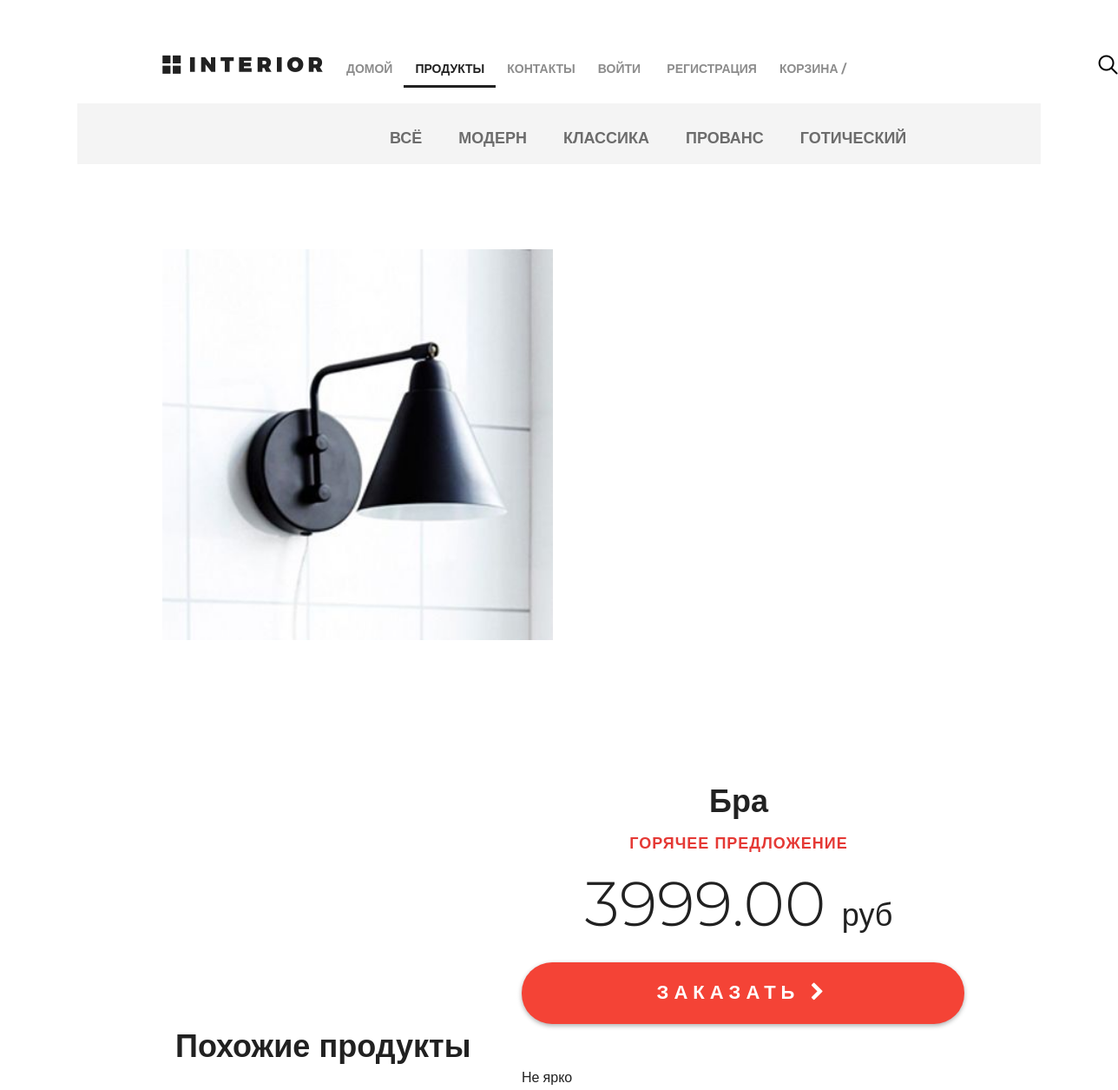
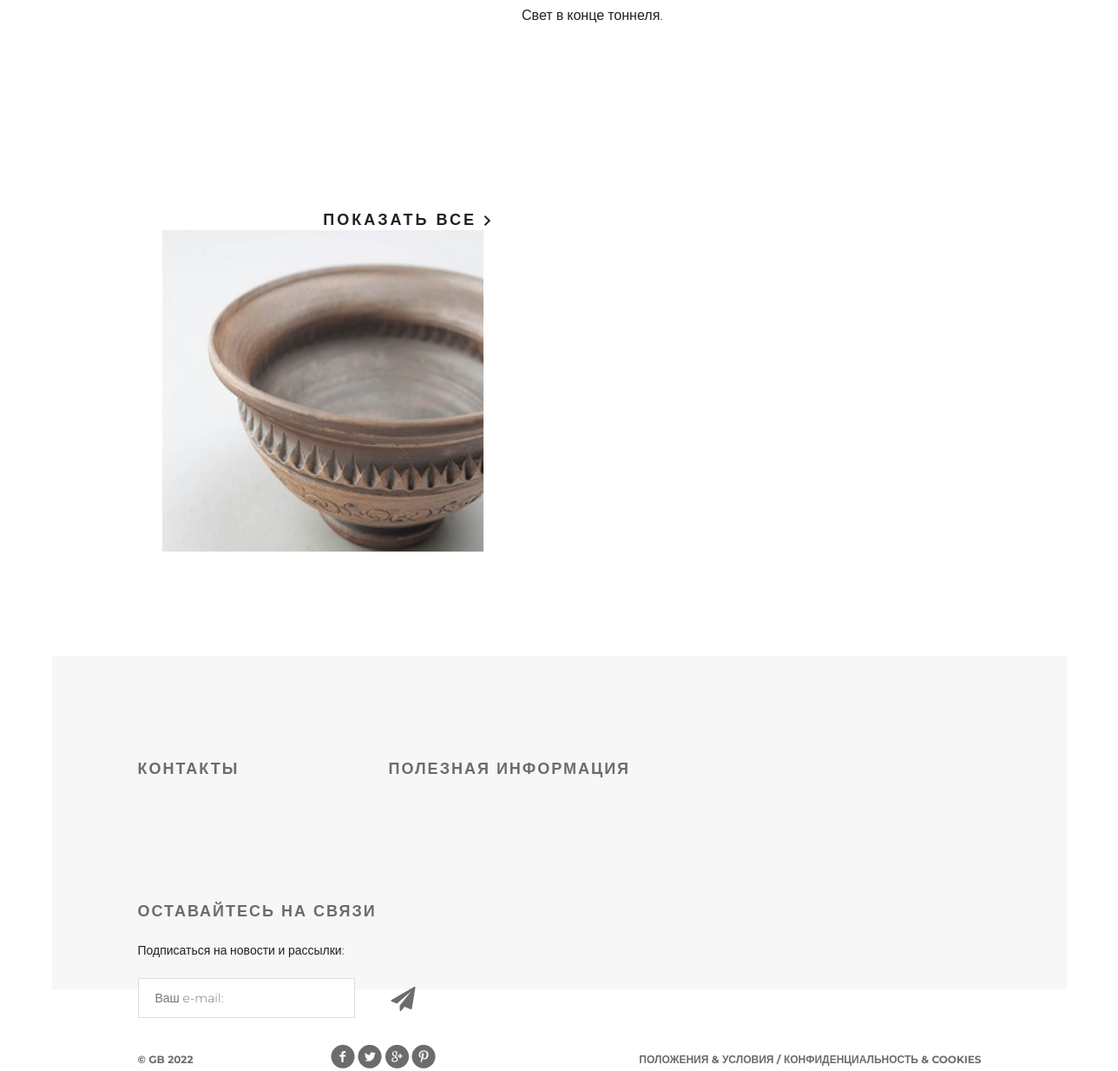
Screenshot of /products/ with the database file from the repository (2 pictures, top to bottom).
### mainapp/models.py (models this page shows)
class ProductCategory(models.Model):
    name = models.CharField(verbose_name='имя', max_length=64, unique=True, blank=True)
    description = models.TextField(verbose_name='описание', blank=True, max_length=128)
    is_active = models.BooleanField(verbose_name='активна', db_index=True, default=True)
    def __str__(self):
        return self.name

class Product(models.Model):
    name = models.CharField(verbose_name='имя', max_length=128, unique=True)
    description = models.TextField(verbose_name='описание', blank=True)
    category = models.ForeignKey(ProductCategory, on_delete=models.SET_NULL, null=True, blank=True)
    short_description = models.CharField(verbose_name='короткое описание', max_length=64)
    price = models.DecimalField(verbose_name='цена', max_digits=8, decimal_places=2, default=0)
    price_with_discount = models.DecimalField(verbose_name='цена со скидкой', max_digits=8, decimal_places=2, default=0)
    quantity = models.PositiveIntegerField(verbose_name='количество на складе', default=0)
    image = models.ImageField(upload_to='products_images', blank=True)
    is_active = models.BooleanField(verbose_name='активна', db_index=True, default=True)
    def __str__(self):
        return self.name

### mainapp/views.py (the view)
# urls.py: path('products/', include('mainapp.urls', namespace='products')),
@cache_page(3600)
def products(request, pk=None, page=1):
    if not pk:
        if pk == 0:
            selected_category_id = 0
            selected_category = 0
            selected_category_dict = {"name": 'Всё', "href": reverse('products:category', args=[0])}
        else:
            selected_category = None
            selected_category_id = 0
            selected_category_dict = None
    else:
        selected_category = get_object_or_404(ProductCategory, id=pk)
        selected_category_id = selected_category.id
        selected_category_dict = {"name": selected_category.name,
                                  "href": reverse('products:category', args=[selected_category.id])}
    if selected_category:
        products = Product.objects.filter(category=selected_category)
    else:
        products = Product.objects.all()
    image = [
        {'img': 'img/controll.jpg'},
        {'img': 'img/controll1.jpg'},
        {'img': 'img/controll2.jpg'},
    ]
    categories = ProductCategory.objects.all().filter(is_active=True)
    hot_product = get_hot_product()
    same_products = get_same_products(hot_product)
    paginator = Paginator(products, 2)
    try:
        products_paginator = paginator.page(page)
    except PageNotAnInteger:
        products_paginator = paginator.page(1)
    except EmptyPage:
        products_paginator = paginator.page(paginator.num_pages)
    context = {
        'menu_links': MENU_LINKS,
        'title': 'каталог',
        'class_name': 'hero-white',
        'products': products,
        'products_same': Product.objects.all()[:3],
        'products_paginator': products_paginator,
        'image': image,
        'selected_category': selected_category_dict,
        'categories': categories,
        'hot_product': hot_product,
        'same_products': same_products,
        'category_id': selected_category_id,
    }
    if pk is None:
        return render(request, 'mainapp/products_index.html', context)
    return render(request, 'mainapp/products.html', context)

### mainapp/context_processors.py (called while the page is built)
def cart(request):
    print(f'context processor cart works')
    cart = []
    if request.user.is_authenticated:
        cart = Cart.objects.filter(user=request.user).select_related()
    return {
        'cart': cart,
        'cart_items': cart,
        }

### mainapp/views.py (called while the page is built)
def get_products():
    if settings.LOW_CACHE:
        key = 'products'
        products = cache.get(key)
        if products is None:
            products = Product.objects.filter(is_active=True, category__is_active=True).select_related('category')
            cache.set(key, products)
        return products
    else:
        return Product.objects.filter(is_active=True, category__is_active=True).select_related('category')

def get_hot_product():
    products = get_products()
    return random.sample(list(products), 1)[0]

def get_same_products(hot_product):
    same_products = Product.objects.filter(category=hot_product.category).exclude(pk=hot_product.pk)[:3]
    return same_products

### mainapp/templates/mainapp/products_index.html (shortened to what this page needs)
{% extends 'mainapp/base.html' %}
{% load static %}
{% block 'content' %}
		<div class="details">
			<div class="links clearfix">
				<ul class="links-menu">
					<li><a href="{% url 'products:category' 0 %}"
						   class="{% if selected_category.name == 'Всё' %} active {% endif %}">всё</a></li>
					{% for category in categories %}
					<li><a href="{% url 'products:category' category.id %}">{{ category }}</a></li>
					{% endfor %}
				</ul>
			</div>
			<div class="details-products">
				<div class="details-slider">
					<div class="slider-product">
						<img src="/media/{{ hot_product.image }}" style="width:450px;height:450px;">
					</div>
				</div>
				<div class="description">
					<h3 class="big-bold">{{hot_product}}</h3>
					<h3 class="red">горячее предложение</h3>
					<p class="price"> {{hot_product.price}} <span>руб</span></p>
					<a href="{% url 'products:product' hot_product.id %}" class="red-button">
						заказать <i class="fa fa-chevron-right" aria-hidden="true"></i>
					</a>
					<div class="description-text">
						<p>{{hot_product.short_description}}</p>
						<p>{{hot_product.description}}.</p>
					</div>
				</div>
			</div>
			<div class="related">
				<div class="title clearfix">
					<h2>Похожие продукты</h2>
					<a class="explore" href="{% url 'products:category' 0 %}">показать все
						<img src="/static/img/arrow.png" alt=""></a>
				</div>
				<div class="related-products clearfix">
					{%for product in same_products %}
					<div class="block">
					<a href="{% url 'products:product' product.id %}">
					  <img src="/media/{{ product.image }}" alt="{{ product.short_desc }}" style="width:370px;height:370px;">
					</a>
				  </div>
					{%endfor%}
				</div>
			</div>
		</div>
		<div class="clr"></div>
	</div>
{% endblock %}

### static/style.css (style rules this page uses)
* { margin: 0; padding: 0; }
body { font-family: 'Montserrat', sans-serif; }
html, body { height: 100%; }
.clr { height: 384px; }
.clearfix:after { content: ""; display: block; clear: both; }
.explore { text-transform: uppercase; color: #212121; font-size: 18px; font-weight: 700; line-height: 24px; text-align: center; float: right; margin-top: 138px; letter-spacing: 3px; text-decoration: none; }
.big-bold { color: #212121; font-size: 36px; font-weight: 700; text-align: left; margin-bottom: 24px; line-height: 36px; }
.title { height: 152px; margin-right: 15px; }
.title h2 { float: left; margin-top: 118px; color: #212121; font-size: 36px; font-weight: 700; text-align: left; margin-left: 15px; }
.red { text-transform: uppercase; color: #e53935; font-size: 18px; font-weight: 700; text-align: left; letter-spacing: 1px; line-height: 17px; margin-bottom: 22px; }
.links { height: 70px; background-color: #f4f4f4; position: relative; padding-left: 360px; }
.links-menu { margin: 27px auto 0px; position: absolute; }
.links-menu li { float: left; list-style-type: none; padding-right: 42px; }
.links-menu li a { text-decoration: none; color: #6c6c6c; font-size: 18px; font-weight: 700; text-transform: uppercase; }
.details-products { padding-left: 98px; padding-right: 98px; margin-top: 98px; height: 651px; }
.details-slider { width: 570px; float: left; margin-right: 30px; }
.slider-product { width: 570px; height: 570px; }
.description { width: 535px; float: right; padding-left: 35px }
.description .big-bold { color: #212121; font-size: 36px; font-weight: 700; text-align: center; margin-top: 47px; margin-bottom: 0px; }
.description .red { text-transform: uppercase; color: #e53935; font-size: 18px; font-weight: 700; text-align: center; letter-spacing: 1px; line-height: 17px; margin-top: 23px; margin-bottom: 36px; }
.description .price { color: #212121; font-size: 72px; font-weight: 300; line-height: 48px; text-align: center; }
.description .price span { color: #212121; font-size: 36px; font-weight: 300; line-height: 48px; text-align: center; }
.red-button { display: block; height: 71px; width: 510px; border-radius: 35px; background-color: #f44336; text-align: center; text-transform: uppercase; text-decoration: none; color: #ffffff; font-size: 22px; font-weight: 700; line-height: 24px; box-shadow: 0px 2px 4.85px 0.15px rgba(33, 33, 33, 0.35); line-height: 70px; letter-spacing: 6px; margin-top: 31px; }
.description-text { margin-top: 50px; color: #212121; font-size: 16px; font-weight: 300; line-height: 24px; text-align: left; }
.description-text p { margin-bottom: 0.5em; }
.related { padding: 0px 98px; }
.related .title { height: 343px; margin-right: 0; }
.related .title h2 { margin-top: 245px; }
.related .title .explore { margin-top: 262px; }
.related-products { margin-bottom: 120px; }
.related-products .block a img { float: left; }
.related-products .block { float: left; margin-right: 30px; display: block; height: 370px; width: 370px; position: relative; }

### rows the page displays
ProductCategory: name "МОДЕРН"
ProductCategory: name "КЛАССИКА"
ProductCategory: name "ПРОВАНС"
ProductCategory: name "ГОТИЧЕСКИЙ"
Product: image (picture), name "Бра", price "3999.00", short_description "Не ярко", description "Свет в конце тоннеля"
Product: image (picture)

### other values shown
{{ link.name }} "ДОМОЙ" "ПРОДУКТЫ" "КОНТАКТЫ"
